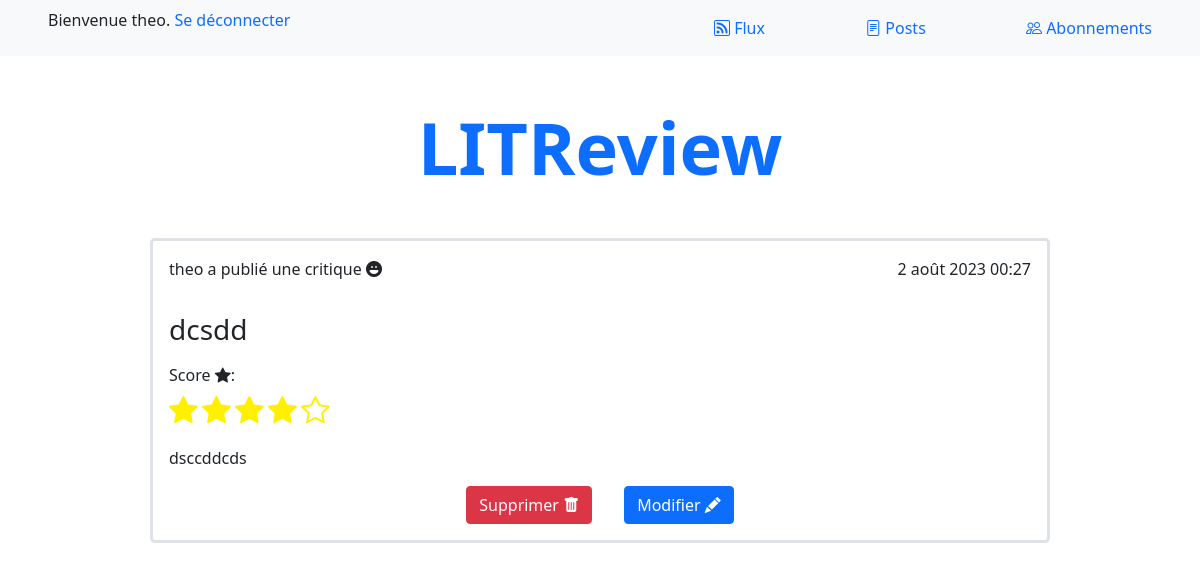
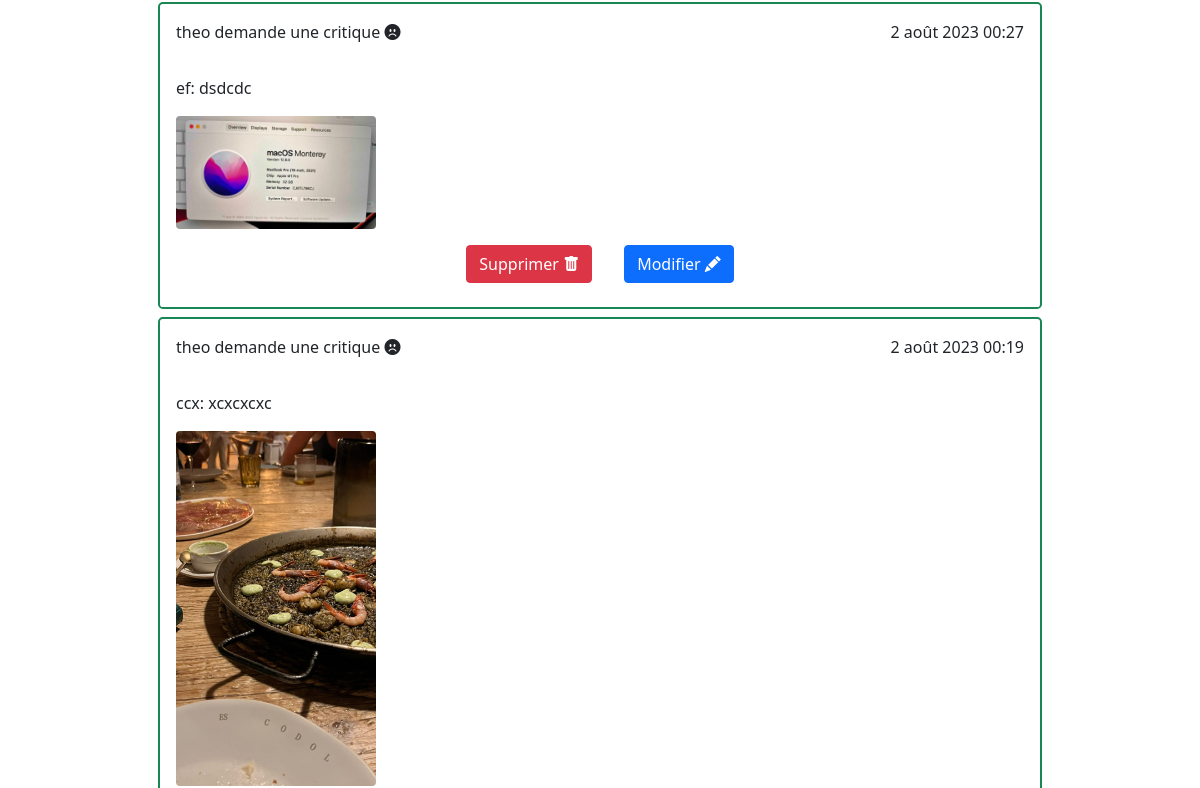
Before: /posts (signed in, upper part) with the older database file (2 pictures, top to bottom).
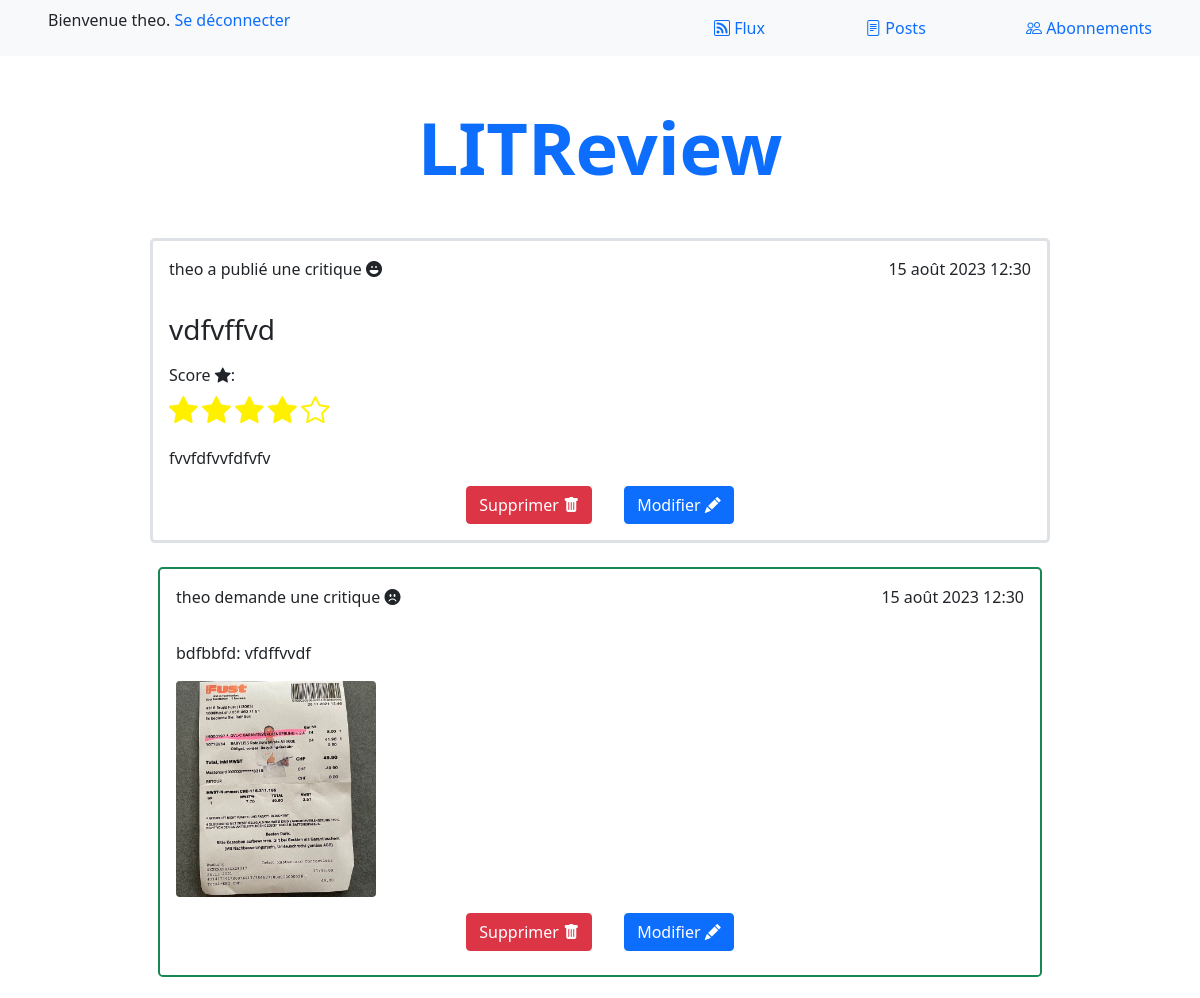
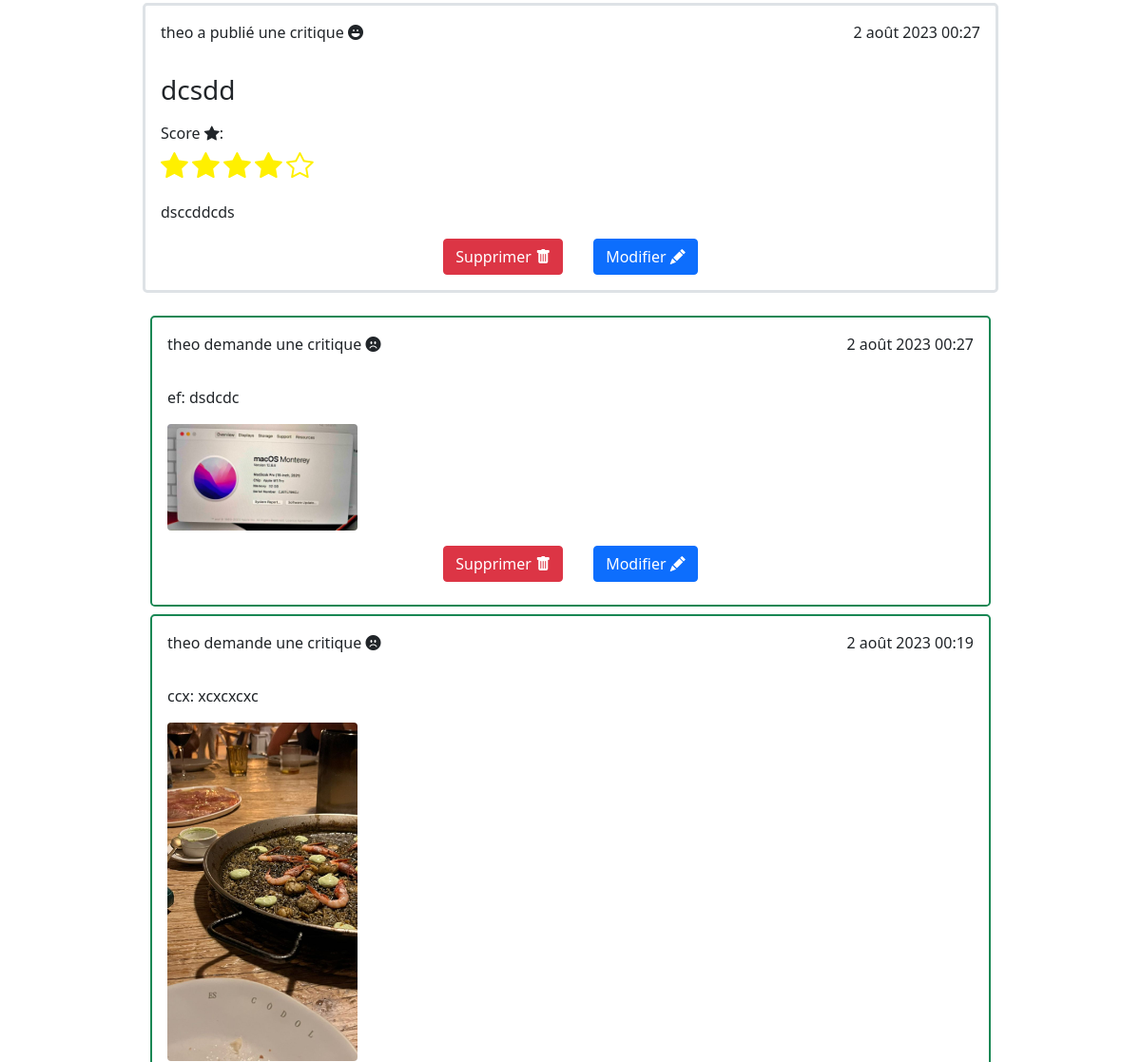
After: the same page with the newer database file (2 pictures, top to bottom).
### website/models.py (models this page shows, shortened)
class Review(models.Model):
    objects = models.Manager()
    ticket = models.ForeignKey(Ticket, on_delete=models.CASCADE)
    rating = models.PositiveSmallIntegerField(validators=[MinValueValidator(0), MaxValueValidator(5)])
    headline = models.CharField(max_length=128)
    body = models.TextField(max_length=8192, blank=True)
    user = models.ForeignKey(settings.AUTH_USER_MODEL, on_delete=models.CASCADE)
    time_created = models.DateTimeField(auto_now_add=True)

class Ticket(models.Model):
    objects = models.Manager()
    title = models.CharField(max_length=128, db_index=True)
    description = models.TextField(max_length=2048, blank=True)
    user = models.ForeignKey(settings.AUTH_USER_MODEL, on_delete=models.CASCADE)
    image = models.ImageField(null=True, blank=True)
    time_created = models.DateTimeField(auto_now_add=True)

### authentication/models.py (models this page shows)
class User(AbstractUser):
    pass

### website/views.py (the view)
# urls.py: path('posts', website.views.display_posts, name='posts'),
@login_required
def display_posts(request):
    tickets = Ticket.objects.filter(user=request.user)
    tickets = tickets.annotate(content_type=Value('TICKET', CharField()))
    reviews = Review.objects.filter(user=request.user)
    reviews = reviews.annotate(content_type=Value('REVIEW', CharField()))
    posts = sorted(chain(reviews, tickets),
                   key=lambda post: post.time_created, reverse=True)
    return render(request, 'website/posts.html', context={"posts": posts})

### website/templates/website/posts.html (shortened to what this page needs)
{% extends 'base.html' %}
{% block content %}
    <article>
        {% for post in posts %}
            {% if post.content_type == 'REVIEW' %}
                <div class="border border-3 rounded-3 my-4">
                    <div class="d-flex justify-content-between m-3">
                        <p>{{ post.user }} a publié une critique <i class="bi bi-emoji-laughing-fill"></i></p>
                        <p>{{ post.time_created }}</p>
                    </div>
                    <h3 class="text-start m-3">{{ post.headline }}</h3>
                    <div>
                        {% with filled_stars=post.rating %}
                            <p class="text-start mx-3 mb-0">Score <i class="bi bi-star-fill"></i>:</p>
                            <div class="text-start mx-3">
                                {% for _ in '12345'|make_list %}
                                    {% if forloop.counter <= filled_stars %}
                                        <i class="bi bi-star-fill" style="font-size: 1.8rem; color: #FFF000;"></i>
                                    {% else %}
                                        <i class="bi bi-star" style="font-size: 1.8rem; color: #FFF000;"></i>
                                    {% endif %}
                                {% endfor %}
                            </div>
                        {% endwith %}
                    </div>
                    <p class="text-start m-3">{{ post.body }}</p>
                    <div class="d-flex justify-content-center m-3">
                        <form method="post" action="{% url 'delete_review' post.id %}"
                              onsubmit="return confirm('Voulez-vous vraiment supprimer cette critique ?')">
                            <button class="btn btn-danger rounded mx-3" type="submit">Supprimer <i class="bi bi-trash-fill"></i></button>
                        </form>
                        <form method="post" action="{% url 'update_review' post.id %}">
                            <button class="btn btn-primary rounded mx-3" type="submit">Modifier <i class="bi bi-pencil-fill"></i></button>
                        </form>
                    </div>
                </div>
            {% else %}
                <div class="border border-success border-2 rounded-3 m-2 pb-2">
                    <div class="d-flex justify-content-between m-3">
                        <p>{{ post.user }} demande une critique <i class="bi bi-emoji-frown-fill"></i></p>
                        <p>{{ post.time_created }}</p>
                    </div>
                    <p class="text-start m-3">{{ post.title }}: {{ post.description }}</p>
                    {% if post.image %}
                        <img src="{{ post.image.url }}" class="d-flex justify-content-between m-3 rounded"
                             style="width: 200px; height: auto;">
                    {% endif %}
                    <div class="d-flex justify-content-center m-3">
                        <form method="post" action="{% url 'delete_ticket' post.id %}"
                              onsubmit="return confirm('Voulez-vous vraiment supprimer cette critique ?')">
                            <button class="btn btn-danger rounded mx-3" type="submit">Supprimer <i class="bi bi-trash-fill"></i></button>
                        </form>
                        <form method="post" action="{% url 'update_ticket' post.id %}">
                            <button class="btn btn-primary rounded mx-3" type="submit">Modifier <i class="bi bi-pencil-fill"></i></button>
                        </form>
                    </div>
                </div>
            {% endif %}
        {% endfor %}
    </article>
{% endblock %}

Changed rows visible on the page:
added Review: user "theo", time_created "15 août 2023 12:30", headline "vdfvffvd", rating 4 (drawn), body "fvvfdfvvfdfvfv"
added Ticket: user "theo", time_created "15 août 2023 12:30", title "bdfbbfd", description "vfdffvvdf", image (picture)
